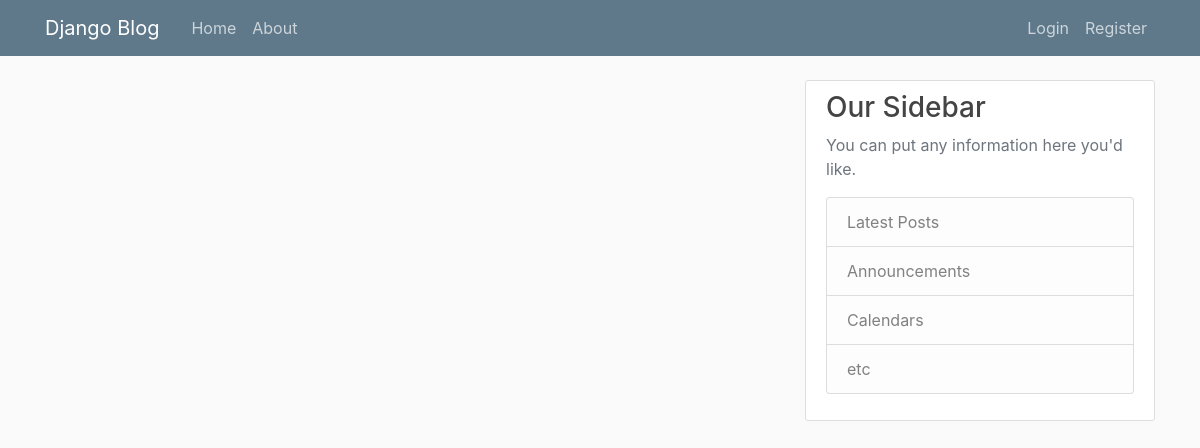
/blog/, run on an earlier commit of the app's database.
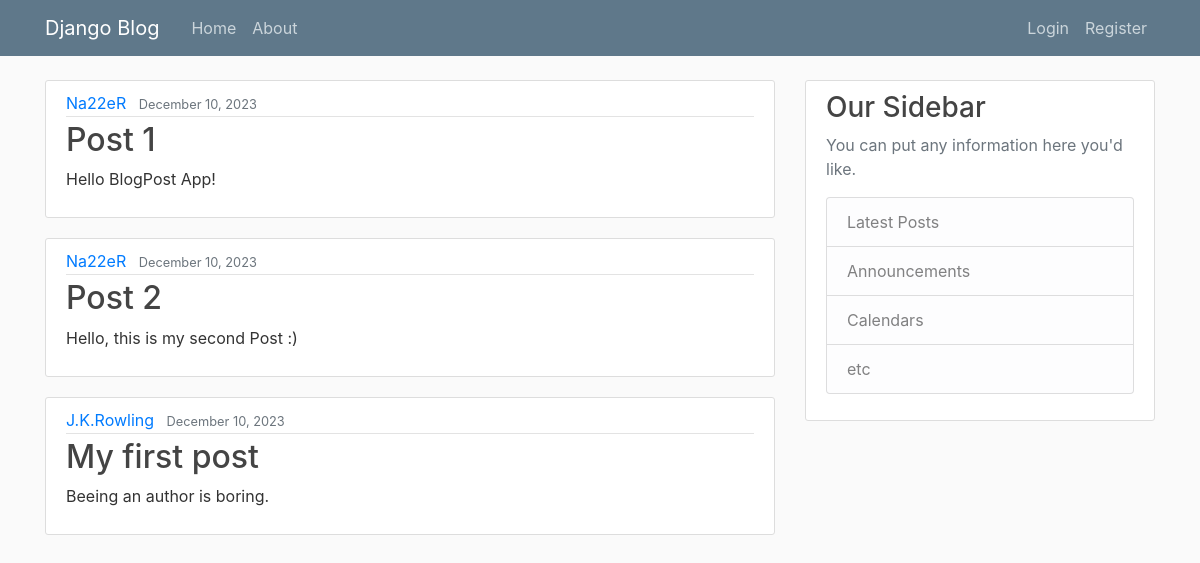
And on a later commit of the database.
### blog/models.py (models this page shows, shortened)
class Post(models.Model):
    title = models.CharField(max_length=100)
    content = models.TextField()
    date_posted = models.DateTimeField( auto_now_add=True)
    author = models.ForeignKey(User, on_delete=models.CASCADE)

### blog/views.py (the view)
# urls.py: 2. Add a URL to urlpatterns:  path('', views.home, name='home')
def home(request ):
    context = {
        'posts': Post.objects.all()
    }
    return render(request, 'home.html', context)

### blog/templates/home.html
{% extends "base.html" %}
{% block content%}
    {% for post in posts %}
       <article class="media content-section">
          <div class="media-body">
            <div class="article-metadata">
              <a class="mr-2" href="#">{{ post.author }}</a>
              <small class="text-muted">{{ post.date_posted|date:"F d, Y"}}</small>
            </div>
            <h2><a class="article-title" href="#">{{ post.title }}</a></h2>
            <p class="article-content">{{ post.content }}</p>
          </div>
       </article>
    {% endfor %}
{% endblock content%}

### blog/templates/base.html (shortened to what this page needs)
{% load static %}
<!DOCTYPE html>
<html lang="en">
<head>
    <link rel="stylesheet" href="https://cdn.jsdelivr.net/npm/bootstrap@4.0.0/dist/css/bootstrap.min.css">
    <link rel="stylesheet" href="{% static '/css/main.css' %}">
</head>
<body>
    <header class="site-header">
      <nav class="navbar navbar-expand-md navbar-dark bg-steel fixed-top">
        <div class="container">
          <a class="navbar-brand mr-4" href="{% url 'blog-home' %}">Django Blog</a>
          <div class="collapse navbar-collapse" id="navbarToggle">
            <div class="navbar-nav mr-auto">
              <a class="nav-item nav-link" href="{% url 'blog-home' %}">Home</a>
              <a class="nav-item nav-link" href="{% url 'blog-about' %}">About</a>
            </div>
            <div class="navbar-nav">
              <a class="nav-item nav-link" href="#">Login</a>
              <a class="nav-item nav-link" href="#">Register</a>
            </div>
          </div>
        </div>
      </nav>
    </header>
    <main role="main" class="container">
      <div class="row">
        <div class="col-md-8">
          {% block content %}{% endblock %}
        </div>
        <div class="col-md-4">
          <div class="content-section">
            <h3>Our Sidebar</h3>
            <p class='text-muted'>You can put any information here you'd like.
              <ul class="list-group">
                <li class="list-group-item list-group-item-light">Latest Posts</li>
                <li class="list-group-item list-group-item-light">Announcements</li>
                <li class="list-group-item list-group-item-light">Calendars</li>
                <li class="list-group-item list-group-item-light">etc</li>
              </ul>
            </p>
          </div>
        </div>
      </div>
    </main>
</body>
</html>

### static/css/main.css (style rules this page uses)
body { background: #fafafa; color: #333333; margin-top: 5rem; }
h1, h2, h3, h4, h5, h6 { color: #444444; }
ul { margin: 0; }
.bg-steel { background-color: #5f788a; }
.site-header .navbar-nav .nav-link { color: #cbd5db; }
.content-section { background: #ffffff; padding: 10px 20px; border: 1px solid #dddddd; border-radius: 3px; margin-bottom: 20px; }
.article-title { color: #444444; }
.article-content { white-space: pre-line; }
.article-metadata { padding-bottom: 1px; margin-bottom: 4px; border-bottom: 1px solid #e3e3e3 }

What changed in the data, as far as the page shows it:
added Post: author "Na22eR", date_posted "December 10, 2023", title "Post 1", content "Hello BlogPost App!"
added Post: author "Na22eR", date_posted "December 10, 2023", title "Post 2", content "Hello, this is my second Post :)"
added Post: author "J.K.Rowling", date_posted "December 10, 2023", title "My first post", content "Beeing an author is boring."
